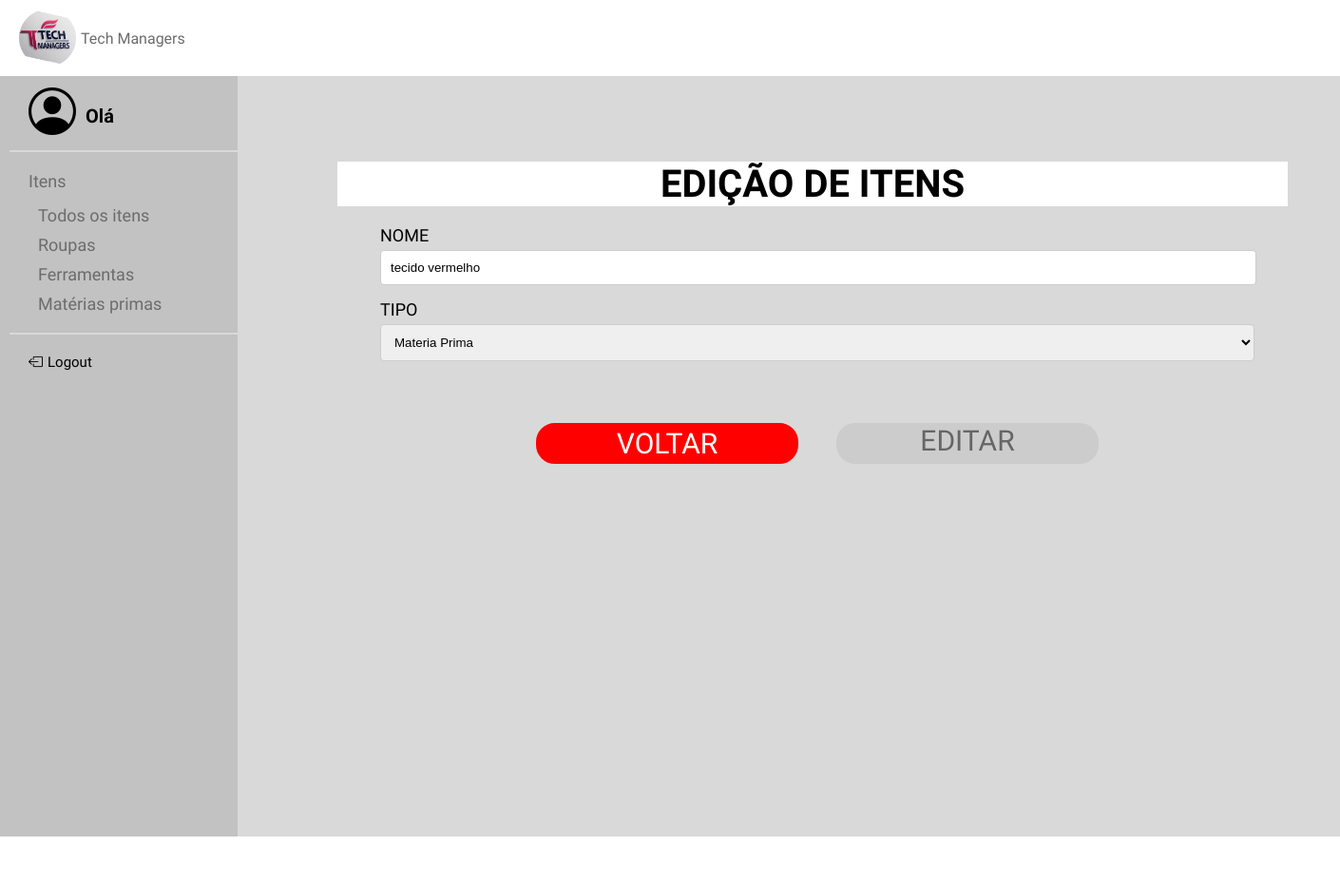
The app's page /TelaEI/1, older data.
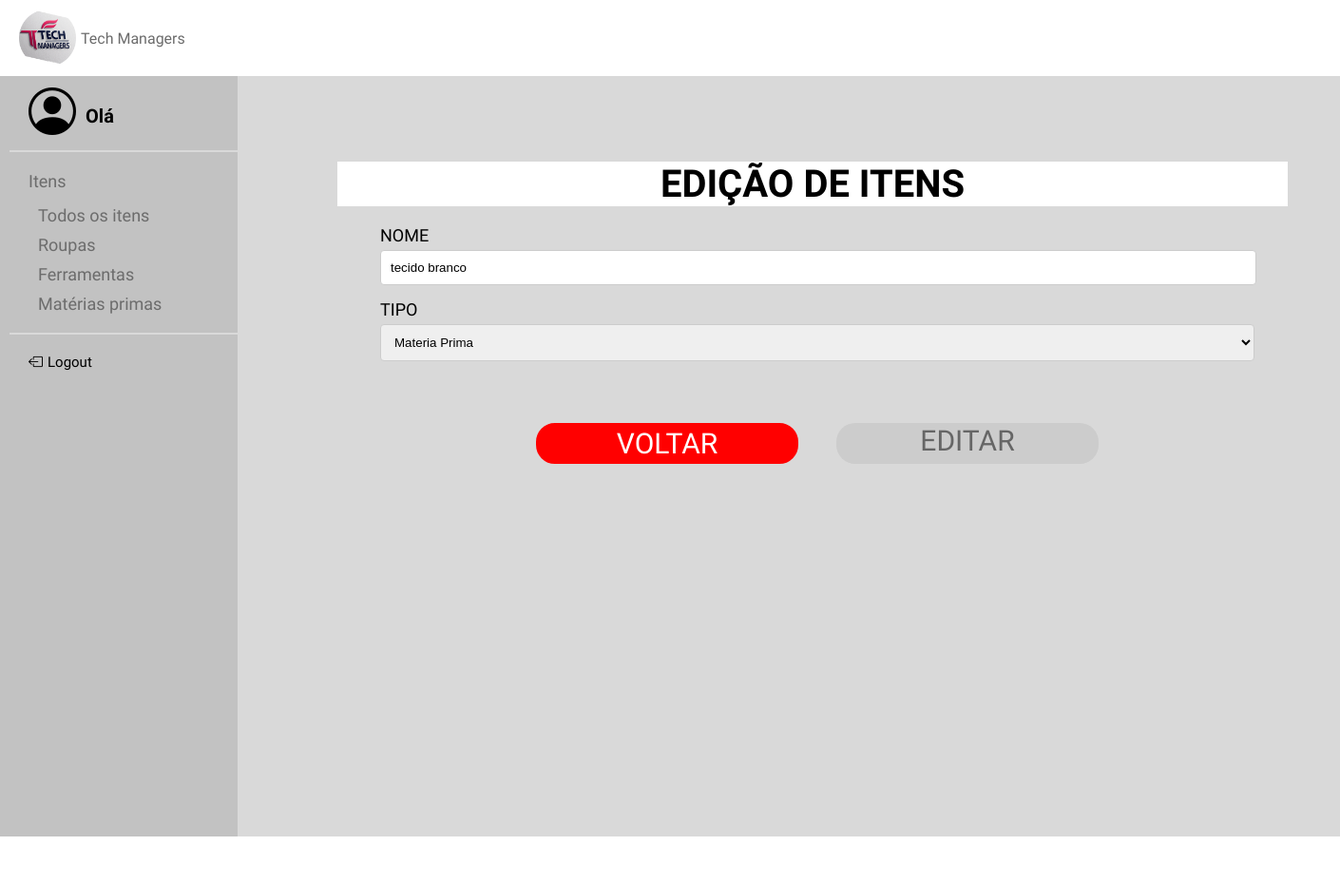
The same page, newer data.
### models.py (models this page shows, shortened)
class ITEM(Base):
    __tablename__ = 'item'
    id = Column(Integer, primary_key=True, unique=True, nullable=False, index=True)
    nome = Column(String(40), nullable=False, index=True)
    tipo = Column(String(40), nullable=False, index=True)
    quantidade = Column(Integer, nullable=False, index=True)

### app.py (the view)
@app.route('/TelaEI/<int:id>', methods=['GET', 'POST'])
def TelaEItem(id):
    try:
        item = select(ITEM).where(ITEM.id == id)
        item = db_session.execute(item).scalar()
        if request.method == 'POST':
            item.nome = request.form['nome']
            item.tipo = request.form['tipo']
            db_session.commit()
            flash('Item editado com sucesso!')
            return redirect(url_for('telaitens'))
        return render_template('TelaEdicaoItem.html', item=item)
    except AttributeError:
        flash(message="Erro ao editar item", category='error')
        return render_template("TelaEdicaoItem.html")

### templates/TelaEdicaoItem.html (shortened to what this page needs)
{% extends "base.html" %}
{% block conteudo %}
    <body>
    <link rel="stylesheet" href="../static/TelaEdicaoItem.css">
    <main>
        <div class="container">
            <h2>EDIÇÃO DE ITENS</h2>
            <form action="{{ url_for('TelaEItem', id=item.id) }}" method="post" id="editForm">
                <div class="input-group">
                    <label for="nome"> NOME</label>
                    <input type="text" id="nome" name="nome" value="{{ item.nome }}">
                </div>
                <div class="input-group">
                    <label for="tipo"> TIPO</label>
                    <select name="tipo" class="tipos" id="tipo">
                        <option value="Materia" {% if item.tipo == "Materia" %} selected {% endif %}>Materia Prima
                        </option>
                    </select>
                </div>
                <div class="btnS">
                    <button type="button" class="btnV" onclick="location.href='{{ url_for('telaitens') }}'">VOLTAR
                    </button>
                    <button type="submit" class="btn" id="editButton" disabled>EDITAR</button>
                </div>
            </form>
        </div>
    </main>
    </body>
{% endblock %}

Row changes from the older to the newer data that the page shows:
changed ITEM "Materia Prima": nome "tecido vermelho" → "tecido branco"
